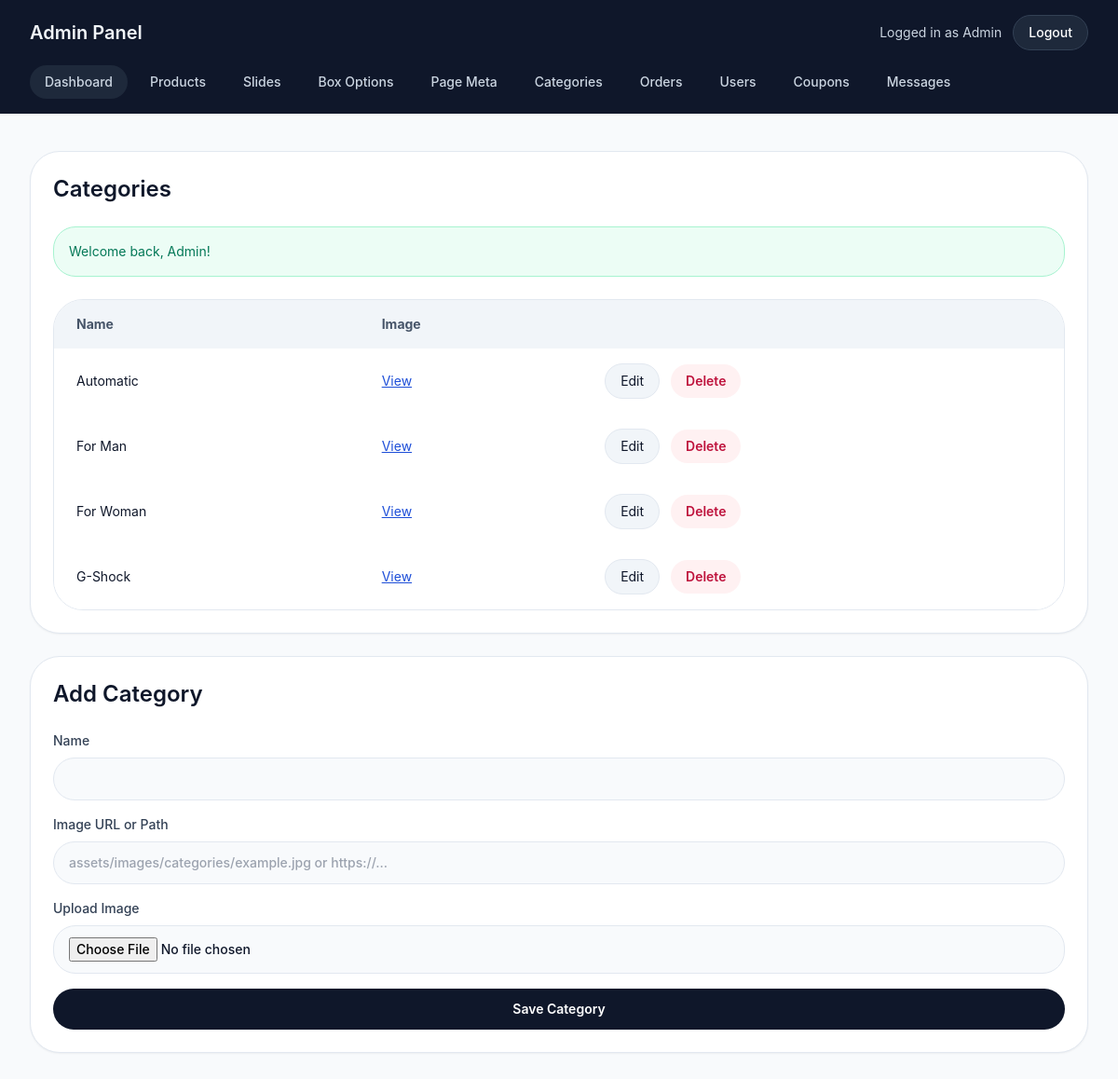
Screenshot of /admin/categories.php (signed in) with the database file from the repository.
### tables this page shows
CREATE TABLE IF NOT EXISTS users (
    id INT AUTO_INCREMENT PRIMARY KEY,
    name VARCHAR(120) NOT NULL,
    phone VARCHAR(20) DEFAULT NULL,
    email VARCHAR(150) NOT NULL UNIQUE,
    password VARCHAR(255) NOT NULL,
    role ENUM('user','admin') NOT NULL DEFAULT 'user',
    created_at TIMESTAMP DEFAULT CURRENT_TIMESTAMP
);

CREATE TABLE IF NOT EXISTS categories (
    id INT AUTO_INCREMENT PRIMARY KEY,
    name VARCHAR(120) NOT NULL,
    category_image VARCHAR(255) DEFAULT NULL,
    created_at TIMESTAMP DEFAULT CURRENT_TIMESTAMP
);

### includes/functions.php (called while the page is built, shortened)
<?php
require_once __DIR__ . '/db.php';
function sanitize($value) {
    return htmlspecialchars(trim($value), ENT_QUOTES, 'UTF-8');
}
function isLoggedIn() {
    return !empty($_SESSION['user_id']);
}
function getCurrentUser() {
    global $pdo;
    $stmt = $pdo->prepare('SELECT id, name, email FROM users WHERE id = ?');
    $stmt->execute([$_SESSION['user_id']]);
    return $stmt->fetch();
}
function flash($key, $message = null) {
    if ($message === null) {
        if (!empty($_SESSION['flash'][$key])) {
            $msg = $_SESSION['flash'][$key];
            return $msg;
        }
        return null;
    }
}

### admin/categories.php (the view, shortened to what this page needs)
<?php
require_once __DIR__ . '/_header.php';
$category = null;
$categories = $pdo->query('SELECT * FROM categories ORDER BY name')->fetchAll();
?>
<div class="grid gap-6 xl:grid-cols-[2fr_1fr]">
    <div class="rounded-[2rem] border border-slate-200 bg-white p-6 shadow-sm">
        <h2 class="text-2xl font-semibold text-slate-900">Categories</h2>
        <?php if ($msg = flash('success')): ?><div class="mt-6 rounded-3xl border border-emerald-200 bg-emerald-50 p-4 text-sm text-emerald-700"><?= sanitize($msg) ?></div><?php endif; ?>
        <div class="mt-6 overflow-hidden rounded-[2rem] border border-slate-200">
            <table class="w-full border-separate border-spacing-0 text-left text-sm">
                <thead class="bg-slate-100 text-slate-600"><tr><th class="px-6 py-4">Name</th><th class="px-6 py-4">Image</th><th class="px-6 py-4"></th></tr></thead>
                <tbody>
                    <?php foreach ($categories as $cat): ?>
                        <tr class="border-t border-slate-200 bg-white">
                            <td class="px-6 py-4 text-slate-900"><?= sanitize($cat['name']) ?></td>
                            <td class="px-6 py-4 text-slate-700"><?= sanitize($cat['category_image']) ? '<a href="' . sanitize($cat['category_image']) . '" target="_blank" class="text-brand underline">View</a>' : '—' ?></td>
                            <td class="px-6 py-4 space-x-2">
                                <a class="inline-flex rounded-full border border-slate-200 bg-slate-100 px-4 py-2 text-sm text-slate-900 hover:bg-slate-50" href="<?= BASE_URL ?>/admin/categories.php?edit=<?= $cat['id'] ?>">Edit</a>
                                <form class="inline" method="post" onsubmit="return confirm('Delete category?');"><input type="hidden" name="delete_id" value="<?= $cat['id'] ?>"><button class="inline-flex rounded-full bg-rose-50 px-4 py-2 text-sm font-semibold text-rose-700 hover:bg-rose-100">Delete</button></form>
                            </td>
                        </tr>
                    <?php endforeach; ?>
                </tbody>
            </table>
        </div>
    </div>
    <aside class="rounded-[2rem] border border-slate-200 bg-white p-6 shadow-sm">
        <h2 class="text-2xl font-semibold text-slate-900"><?= $category ? 'Edit Category' : 'Add Category' ?></h2>
        <form method="post" enctype="multipart/form-data" class="mt-6 space-y-4">
            <label class="block text-sm font-medium text-slate-700">Name<input name="name" value="<?= sanitize($category['name'] ?? '') ?>" required class="mt-2 w-full rounded-3xl border border-slate-200 bg-slate-50 px-4 py-3 text-slate-900 outline-none focus:border-slate-900" /></label>
            <label class="block text-sm font-medium text-slate-700">Image URL or Path<input name="category_image" value="<?= sanitize($category['category_image'] ?? '') ?>" placeholder="assets/images/categories/example.jpg or https://..." class="mt-2 w-full rounded-3xl border border-slate-200 bg-slate-50 px-4 py-3 text-slate-900 outline-none focus:border-slate-900" /></label>
            <label class="block text-sm font-medium text-slate-700">Upload Image<input type="file" name="category_image_file" accept="image/png,image/jpeg,image/webp" class="mt-2 w-full rounded-3xl border border-slate-200 bg-slate-50 px-4 py-3 text-sm text-slate-900 outline-none focus:border-slate-900" /></label>
            <button class="inline-flex w-full items-center justify-center rounded-3xl bg-slate-900 px-6 py-3 text-sm font-semibold text-white hover:bg-slate-800">Save Category</button>
        </form>
    </aside>
</div>
<?php require_once __DIR__ . '/_footer.php'; ?>

### admin/_header.php (shortened to what this page needs)
<?php
require_once __DIR__ . '/../includes/functions.php';
$adminName = sanitize($_SESSION['user_id'] ? getCurrentUser()['name'] : 'Admin');
?>
<!DOCTYPE html>
<html lang="en">
<head>
    <script src="https://cdn.tailwindcss.com"></script>
    <link rel="stylesheet" href="https://cdnjs.cloudflare.com/ajax/libs/font-awesome/6.5.2/css/all.min.css" />
</head>
<body class="min-h-screen bg-slate-50 text-slate-900 font-body">
<header class="bg-slate-900 text-slate-100 shadow-sm">
    <div class="mx-auto flex max-w-7xl flex-col gap-4 px-4 py-4 sm:px-6 lg:px-8">
        <div class="flex items-center justify-between gap-4">
            <a href="<?= BASE_URL ?>/admin/dashboard.php" class="text-xl font-semibold">Admin Panel</a>
            <div class="flex items-center gap-3">
                <span class="text-sm text-slate-300">Logged in as <?= $adminName ?></span>
                <a href="<?= BASE_URL ?>/admin/logout.php" class="rounded-full border border-slate-700 bg-slate-800 px-4 py-2 text-sm font-medium text-white hover:bg-slate-700">Logout</a>
            </div>
        </div>
        <nav class="flex flex-wrap gap-2 text-sm font-medium text-slate-300">
            <a href="<?= BASE_URL ?>/admin/dashboard.php" class="rounded-full bg-slate-800 px-4 py-2 hover:bg-slate-700">Dashboard</a>
            <a href="<?= BASE_URL ?>/admin/products.php" class="rounded-full px-4 py-2 hover:bg-slate-700">Products</a>
            <a href="<?= BASE_URL ?>/admin/slides.php" class="rounded-full px-4 py-2 hover:bg-slate-700">Slides</a>
            <a href="<?= BASE_URL ?>/admin/box-options.php" class="rounded-full px-4 py-2 hover:bg-slate-700">Box Options</a>
            <a href="<?= BASE_URL ?>/admin/page-meta.php" class="rounded-full px-4 py-2 hover:bg-slate-700">Page Meta</a>
            <a href="<?= BASE_URL ?>/admin/categories.php" class="rounded-full px-4 py-2 hover:bg-slate-700">Categories</a>
            <a href="<?= BASE_URL ?>/admin/orders.php" class="rounded-full px-4 py-2 hover:bg-slate-700">Orders</a>
            <a href="<?= BASE_URL ?>/admin/users.php" class="rounded-full px-4 py-2 hover:bg-slate-700">Users</a>
            <a href="<?= BASE_URL ?>/admin/coupons.php" class="rounded-full px-4 py-2 hover:bg-slate-700">Coupons</a>
            <a href="<?= BASE_URL ?>/admin/messages.php" class="rounded-full px-4 py-2 hover:bg-slate-700">Messages</a>
        </nav>
    </div>
</header>
<main class="mx-auto max-w-7xl px-4 py-10 sm:px-6 lg:px-8">

### rows the page displays
users: name "Admin"
categories: name "Automatic"
categories: name "For Man"
categories: name "For Woman"
categories: name "G-Shock"

### other values shown
$msg "Welcome back, Admin!"
